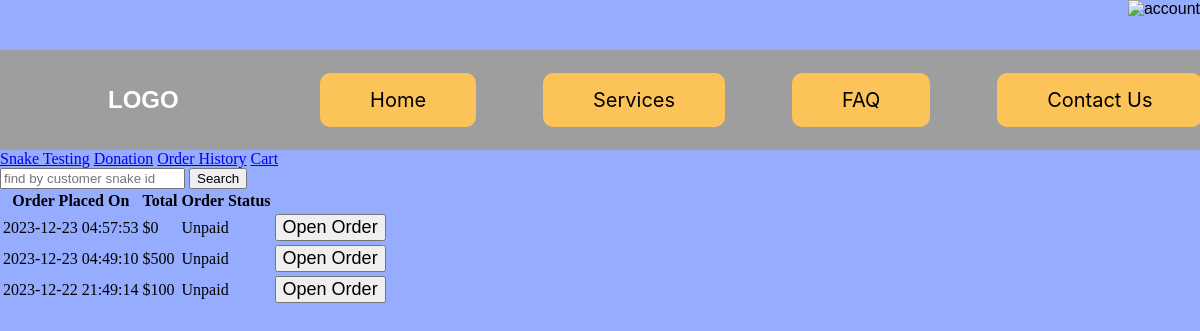
The app's page /index.php?controller=history&action=orderHistory (signed in), older data.
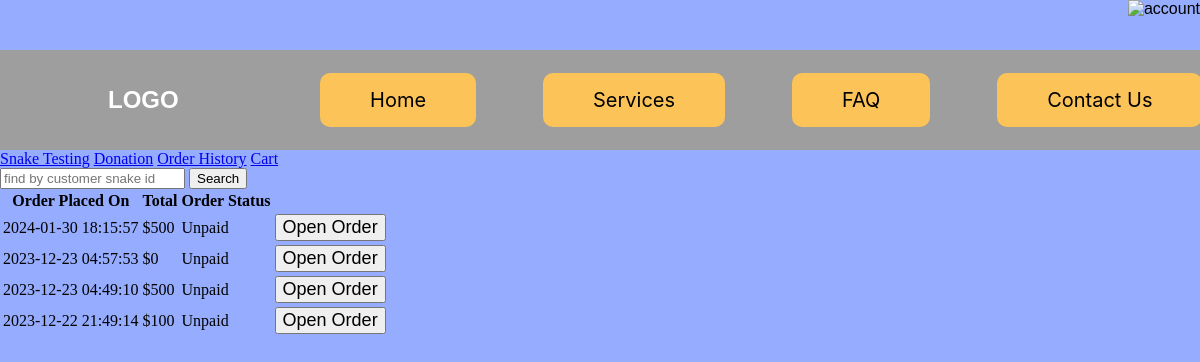
The same page, newer data.
### tables this page shows
CREATE TABLE IF NOT EXISTS `order` (
  `order_id` int(255) NOT NULL AUTO_INCREMENT,
  `payment_status` tinyint(4) NOT NULL,
  `seen_status` tinyint(1) NOT NULL,
  `order_date` timestamp NOT NULL DEFAULT current_timestamp(),
  `total` double DEFAULT NULL,
  `user_id` int(255) NOT NULL,
  `order_status_id` int(255) NOT NULL,
  PRIMARY KEY (`order_id`),
  KEY `Order_orderstatus_order_status_id_fk` (`order_status_id`),
  KEY `Order_user_user_id_fk` (`user_id`)
);

CREATE TABLE IF NOT EXISTS `orderstatus` (
  `order_status_id` int(255) NOT NULL AUTO_INCREMENT,
  `order_status_name` enum('Processing','To be Processed','Unpaid','Results Pending','Completed') DEFAULT NULL,
  PRIMARY KEY (`order_status_id`)
);

### Core/Controller.php (called while the page is built, shortened)
<?php
class Controller
{
    protected function render(array $data = []): void
    {
        global $controllerPrefix, $action;
        extract($data);
        include_once "Views/$controllerPrefix/$action.php";
    }
}

### index.php (called while the page is built, shortened)
<?php
$controllerPrefix = $_GET["controller"] ?? "home";
$controllerName = ucfirst($controllerPrefix) . "Controller";
$action = $_GET["action"] ?? "home";
if (file_exists("Controllers/$controllerName.php"))
{
    include_once 'Core/Controller.php';
}
else
{
    include_once "Views/Shared/error404.php";
}
$controller = new $controllerName;
$controller->$action();

### Models/Order.php (called while the page is built, shortened)
<?php
class Order extends Model
{
    private int $orderId;
    private string $orderDate;
    private ?float $total;
    public static function getOrderByUserId(int $pUserId)
    {
        $dBConnection = self::openDatabaseConnection();
        try {
            $sql = "SELECT * FROM `order` WHERE user_id = ? ORDER BY order_date DESC";
            $stmt = $dBConnection->prepare($sql);
            $stmt->bindParam(1, $pUserId, PDO::PARAM_INT);
            $stmt->execute();
            $results = $stmt->fetchAll(PDO::FETCH_ASSOC);
            if ($stmt->rowCount() > 0) {
                $orders = [];
                foreach ($results as $row) {
                    $order = new Order();
                    $order->orderId = $row['order_id'];
                    $order->paymentStatus = $row['payment_status'];
                    $order->seenStatus = $row['seen_status'];
                    $order->orderDate = $row['order_date'];
                    $order->total = $row['total'];
                    $order->userId = $row['user_id'];
                    $order->orderStatusId = $row['order_status_id'];
                    $orders[] = $order;
                }
                return $orders;
            }
            return null;
        } catch (PDOException $e) {
            die("Error: " . $e->getMessage());
        } finally {
            $stmt->closeCursor();
            $dBConnection = null;
        }
    }
    public function getOrderId(): int
    {
        return $this->orderId;
    }
    public function getOrderDate(): string
    {
        return $this->orderDate;
    }
    public function getTotal(): ?float
    {
        return $this->total;
    }
}

### Models/OrderStatus.php (called while the page is built, shortened)
<?php
class OrderStatus extends Model
{
    private string $orderStatusName;
    public function __construct(
        int $pOrderStatusId = -1,
        int $pOrderStatusName = -1
    ) {
        $this->initializeProperties(
            $pOrderStatusId,
            $pOrderStatusName
        );
    }
    private function initializeProperties(int $pOrderStatusId, int $pOrderStatusName): void
    {
        if ($pOrderStatusId < 0) return;
        else if (
            $pOrderStatusId > 0
            && $pOrderStatusName > 0
        ) {
            $this->orderStatusId = $pOrderStatusId;
            $this->orderStatusName = $pOrderStatusName;
        } else if ($pOrderStatusId > 0) {
            $this->getOrderStatusById($pOrderStatusId);
        }
    }
    private function getOrderStatusById(int $pOrderStatusId): void
    {
        $dBConnection = self::openDatabaseConnection();
        try {
            $sql = "SELECT * FROM orderstatus WHERE order_status_id = ?";
            $stmt = $dBConnection->prepare($sql);
            $stmt->bindParam(1, $pOrderStatusId, PDO::PARAM_INT);
            $stmt->execute();
            $result = $stmt->fetch(PDO::FETCH_ASSOC);
            if ($result) {
                $this->orderStatusName = $result['order_status_name'];
            }
        } catch (PDOException $e) {
            die("Error: " . $e->getMessage());
        } finally {
            $stmt->closeCursor();
            $dBConnection = null;
        }
    }
    public function getOrderStatusName(): string
    {
        return $this->orderStatusName;
    }
}

### Views/History/orderHistory.php (the view, shortened to what this page needs)
<!DOCTYPE html>
<html lang="en">
<head>
    <link rel="stylesheet" type="text/css" href="Views/Styles/shared.css">
    <link rel="stylesheet" type="text/css" href="Views/Styles/navbar.css">
    <link rel="stylesheet" type="text/css" href="Views/Styles/home.css">
</head>
<body>
<?php
include_once 'Views/Shared/navbar.php';
include_once 'Views/Order/orderSubCategories.php';
include_once 'Views/Shared/search.php';
search('history', 'orderHistory');
?>
<table>
    <thead>
    <tr>
        <th>Order Placed On</th>
        <th>Total</th>
        <th>Order Status</th>
    </tr>
    </thead>
    <tbody>
    <?php
    foreach ($data['orders'] as $order) {
        echo "<tr><td>" . $order->getOrderDate() . "</td>";
        echo "<td>$" . $order->getTotal() . "</td>";
        $orderStatus = new OrderStatus($order->getOrderStatusId());
        echo "<td>" . $orderStatus->getOrderStatusName() . "</td>";
        echo "<td><a href='?controller=history&action=snakeHistory&id=" . $order->getOrderId() . "'><button>Open Order</button></a></td>";
    }
    ?>
    </tbody>
</table>
</body>
</html>

### Controllers/HistoryController.php (shortened to what this page needs)
<?php
class HistoryController extends Controller
{
    function orderHistory(): void
    {
        if (isset($_POST['submit'])) {
            $sanitizedSearch = htmlentities($_POST['search']);
            $customerSnakeId = CustomerSnakeName::getByUserIdAndLikeCustomerSnakeName($sanitizedSearch, $_SESSION['user_id']);
            if ($customerSnakeId === null) {
                $orders = Order::getOrderByUserId($_SESSION['user_id']);
                $this->render(['orders' => $orders]);
            }
            else {
                $tests = Test::getBySnakeIdAndOrderExists($customerSnakeId->getSnakeId());
                if($tests !== null) {
                    $orders = [];
                    foreach ($tests as $test) {
                        $orders[] = new Order($test->getOrderId());
                    }
                    $this->render(['orders' => $orders]);
                }
                else {
                    $orders = Order::getOrderByUserId($_SESSION['user_id']);
                    $this->render(['orders' => $orders]);
                }
            }
        } else {
            $orders = Order::getOrderByUserId($_SESSION['user_id']);
            $this->render(['orders' => $orders]);
        }
    }
}

### Views/Shared/navbar.php (shortened to what this page needs)
<nav>
    <section class="profileSection">
        <?php
            if(isset($_SESSION["user_id"])) {
        ?>
            <div class="userProfileButton floatRight height100Percent displayInlineBlock">
                <div class="height100Percent">
                    <img src="Views/Images/profile.png" alt="account">
                </div>
            </div>
        <?php
            }
        ?>
    </section>
    <section class="navBar">
        <section class="logoSection">
            <div>
                <h2>LOGO</h2>
            </div>
        </section>
        <section class="navBarButtons displayFlex alignItemsCenter">
            <div>
                <a href="index.php?controller=home&action=home">Home</a>
            </div>
            <div>
                <a href="index.php?controller=services&action=services">Services</a>
            </div>
            <div>
                <a href="index.php?controller=faq&action=faq">FAQ</a>
            </div>
            <div>
                <a href="index.php?controller=contact&action=contact">Contact Us</a>
            </div>
        </section>
    </section>
</nav>

### Views/Order/orderSubCategories.php
<a href="index.php?controller=order&action=test">Snake Testing</a>
<a href="index.php?controller=order&action=donation">Donation</a>
<a href="index.php?controller=history&action=orderHistory">Order History</a>
<a href="index.php?controller=cart&action=cart">Cart</a>

### Views/Shared/search.php
<?php
function search(string $controller, string $action): void
{
    echo "<form action='?controller=" . $controller . "&action=" . $action . "' method='post'>
            <input type='search' name='search' placeholder='find by customer snake id'>
            <input type='submit' name='submit' value='Search'>
            </form>";
}

### Views/Styles/shared.css (style rules this page uses)
html, body { max-width: 100%; overflow-x: hidden; }
body { margin: 0; padding: 0; background-color: #95ACFF; width: 100%; }
.alignItemsCenter { align-items: center; }
p, h1, h2, h3, h5, li, label, div { font-family: 'Poppins', sans-serif; }
p, li, button { font-size: large; }
.displayFlex { display: flex; }
.floatRight { float: right; }
.displayInlineBlock { display: inline-block; }
.height100Percent { height: 100%; }

### Views/Styles/navbar.css (style rules this page uses)
.profileSection { height: 50px; position: relative; }
.profileSection img { max-width: 100%; max-height: 100%; }
nav { max-width: 100%; }
.navBar { height: 100px; max-width: 100%; background-color: #9F9E9E; display: flex; align-items: center; }
.navBar section div { flex: 1; }
.logoSection { padding: 10px 9%; }
.navBar section div h2 { color: white; font-size: 1.5em; }
.navBarButtons div { padding: 0 4%; height: min-content; }
.navBarButtons { flex-direction: row; }
.navBar section div a { background-color: #FCC458; padding: 15px 50px; border-style: none; border-radius: 10px; text-align: center; font-family: Inter, sans-serif; font-size: 20px; font-style: normal; font-weight: 400; line-height: normal; text-decoration: none; white-space: nowrap; color: black; }

Row changes from the older to the newer data that the page shows:
added order: order_date "2024-01-30 18:15:57", total "500", order_status.order_status_name "Unpaid"
